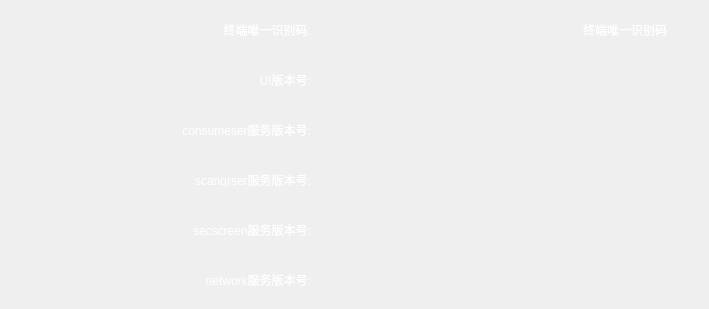
   <widget class="QWidget" name="tab_11">
    <attribute name="title">
     <string>终端版本信息</string>
    </attribute>
    <widget class="QLabel" name="label_networkVersion_title">
     <property name="geometry">
      <rect>
       <x>150</x>
       <y>270</y>
       <width>161</width>
       <height>20</height>
      </rect>
     </property>
     <property name="styleSheet">
      <string notr="true">color: rgb(255, 255, 255);
font: 500 13pt &quot;Ubuntu&quot;;</string>
     </property>
     <property name="text">
      <string>network服务版本号:</string>
     </property>
     <property name="alignment">
      <set>Qt::AlignRight|Qt::AlignTrailing|Qt::AlignVCenter</set>
     </property>
    </widget>
    <widget class="QLabel" name="label_uiVersion">
     <property name="geometry">
      <rect>
       <x>330</x>
       <y>60</y>
       <width>200</width>
       <height>40</height>
      </rect>
     </property>
     <property name="styleSheet">
      <string notr="true">color: rgb(255, 255, 255);
font:  500 14pt &quot;Ubuntu&quot;;</string>
     </property>
     <property name="text">
      <string/>
     </property>
    </widget>
    <widget class="QLabel" name="label_SSIDCode">
     <property name="geometry">
      <rect>
       <x>330</x>
       <y>10</y>
       <width>200</width>
       <height>40</height>
      </rect>
     </property>
     <property name="styleSheet">
      <string notr="true">color: rgb(255, 255, 255);
font:  500 14pt &quot;Ubuntu&quot;;</string>
     </property>
     <property name="text">
      <string/>
     </property>
    </widget>
    <widget class="QLabel" name="label_scanqrserVersion">
     <property name="geometry">
      <rect>
       <x>330</x>
       <y>160</y>
       <width>200</width>
       <height>40</height>
      </rect>
     </property>
     <property name="styleSheet">
      <string notr="true">color: rgb(255, 255, 255);
font:  500 14pt &quot;Ubuntu&quot;;</string>
     </property>
     <property name="text">
      <string/>
     </property>
    </widget>
    <widget class="QLabel" name="label_scanqrserVersion_title">
     <property name="geometry">
      <rect>
       <x>140</x>
       <y>170</y>
       <width>171</width>
       <height>20</height>
      </rect>
     </property>
     <property name="styleSheet">
      <string notr="true">color: rgb(255, 255, 255);
font: 500 13pt &quot;Ubuntu&quot;;</string>
     </property>
     <property name="text">
      <string>scanqrser服务版本号:</string>
     </property>
     <property name="alignment">
      <set>Qt::AlignRight|Qt::AlignTrailing|Qt::AlignVCenter</set>
     </property>
    </widget>
    <widget class="QLabel" name="label_SSIDCode_title">
     <property name="geometry">
      <rect>
       <x>180</x>
       <y>20</y>
       <width>131</width>
       <height>20</height>
      </rect>
     </property>
     <property name="styleSheet">
      <string notr="true">color: rgb(255, 255, 255);
font: 500 13pt &quot;Ubuntu&quot;;</string>
     </property>
     <property name="text">
      <string>终端唯一识别码:</string>
     </property>
     <property name="alignment">
      <set>Qt::AlignRight|Qt::AlignTrailing|Qt::AlignVCenter</set>
     </property>
    </widget>
    <widget class="QLabel" name="label_SSIDCode_title_2">
     <property name="geometry">
      <rect>
       <x>550</x>
       <y>20</y>
       <width>150</width>
       <height>20</height>
      </rect>
     </property>
     <property name="styleSheet">
      <string notr="true">color: rgb(255, 255, 255);
font: 500 13pt &quot;Ubuntu&quot;;</string>
     </property>
     <property name="text">
      <string>终端唯一识别码</string>
     </property>
     <property name="alignment">
      <set>Qt::AlignCenter</set>
     </property>
    </widget>
    <widget class="QLabel" name="label_secscreenVersion_title">
     <property name="geometry">
      <rect>
       <x>130</x>
       <y>220</y>
       <width>181</width>
       <height>20</height>
      </rect>
     </property>
     <property name="styleSheet">
      <string notr="true">color: rgb(255, 255, 255);
font: 500 13pt &quot;Ubuntu&quot;;</string>
     </property>
     <property name="text">
      <string>secscreen服务版本号:</string>
     </property>
     <property name="alignment">
      <set>Qt::AlignRight|Qt::AlignTrailing|Qt::AlignVCenter</set>
     </property>
    </widget>
    <widget class="QLabel" name="label_networkVersion">
     <property name="geometry">
      <rect>
       <x>330</x>
       <y>260</y>
       <width>200</width>
       <height>40</height>
      </rect>
     </property>
     <property name="styleSheet">
      <string notr="true">color: rgb(255, 255, 255);
font:  500 14pt &quot;Ubuntu&quot;;</string>
     </property>
     <property name="text">
      <string/>
     </property>
    </widget>
    <widget class="QLabel" name="label_picture">
     <property name="geometry">
      <rect>
       <x>550</x>
       <y>70</y>
       <width>150</width>
       <height>150</height>
      </rect>
     </property>
     <property name="layoutDirection">
      <enum>Qt::LeftToRight</enum>
     </property>
     <property name="text">
      <string/>
     </property>
     <property name="alignment">
      <set>Qt::AlignCenter</set>
     </property>
    </widget>
    <widget class="QLabel" name="label_secscreenVersion">
     <property name="geometry">
      <rect>
       <x>330</x>
       <y>210</y>
       <width>200</width>
       <height>40</height>
      </rect>
     </property>
     <property name="styleSheet">
      <string notr="true">color: rgb(255, 255, 255);
font:  500 14pt &quot;Ubuntu&quot;;</string>
     </property>
     <property name="text">
      <string/>
     </property>
    </widget>
    <widget class="QLabel" name="label_uiVersion_title">
     <property name="geometry">
      <rect>
       <x>190</x>
       <y>70</y>
       <width>121</width>
       <height>20</height>
      </rect>
     </property>
     <property name="styleSheet">
      <string notr="true">color: rgb(255, 255, 255);
font: 500 13pt &quot;Ubuntu&quot;;</string>
     </property>
     <property name="text">
      <string>UI版本号:</string>
     </property>
     <property name="alignment">
      <set>Qt::AlignRight|Qt::AlignTrailing|Qt::AlignVCenter</set>
     </property>
    </widget>
    <widget class="QLabel" name="label_consumeserVersion">
     <property name="geometry">
      <rect>
       <x>330</x>
       <y>110</y>
       <width>200</width>
       <height>40</height>
      </rect>
     </property>
     <property name="styleSheet">
      <string notr="true">color: rgb(255, 255, 255);
font:  500 14pt &quot;Ubuntu&quot;;</string>
     </property>
     <property name="text">
      <string/>
     </property>
    </widget>
    <widget class="QLabel" name="label_consumeserVersion_title">
     <property name="geometry">
      <rect>
       <x>120</x>
       <y>120</y>
       <width>191</width>
       <height>20</height>
      </rect>
     </property>
     <property name="styleSheet">
      <string notr="true">color: rgb(255, 255, 255);
font: 500 13pt &quot;Ubuntu&quot;;</string>
     </property>
     <property name="text">
      <string>consumeser服务版本号:</string>
     </property>
     <property name="alignment">
      <set>Qt::AlignRight|Qt::AlignTrailing|Qt::AlignVCenter</set>
     </property>
    </widget>
   </widget>
